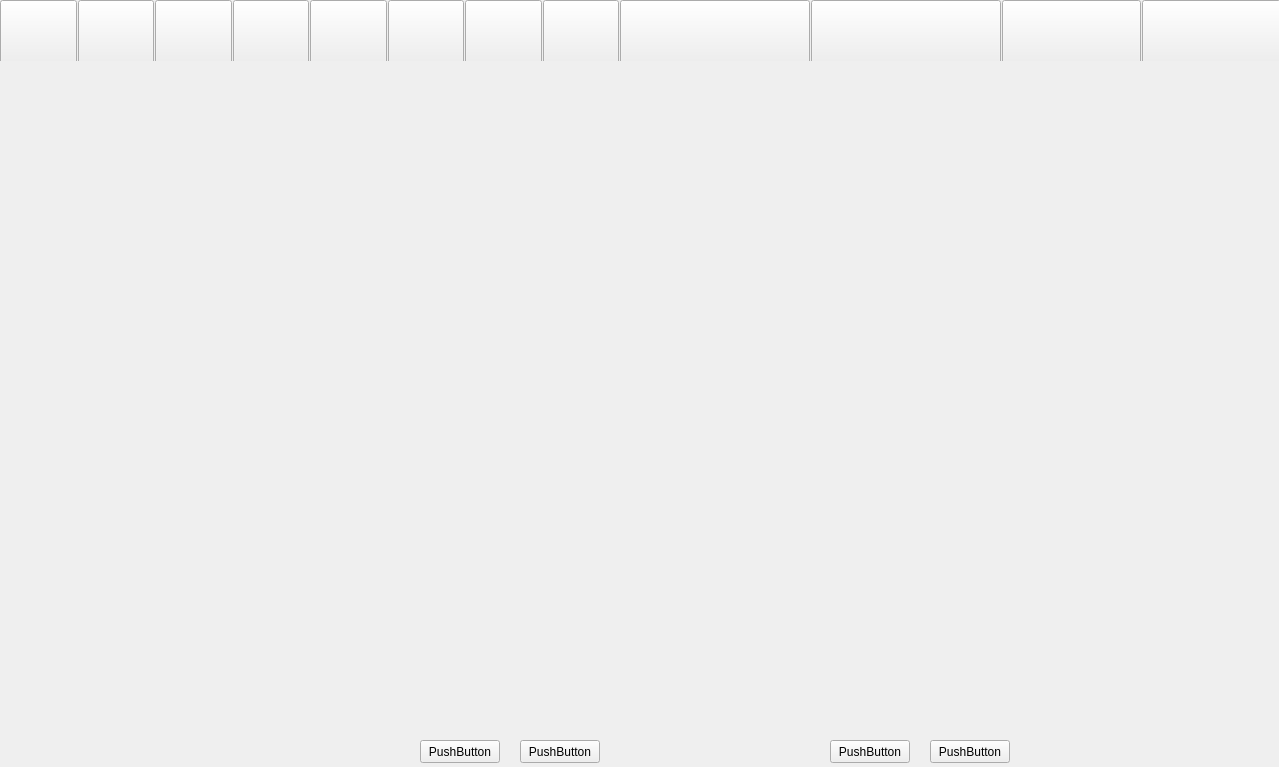
<?xml version="1.0" encoding="UTF-8"?>
<ui version="4.0">
 <class>editor</class>
 <widget class="QWidget" name="editor">
  <property name="geometry">
   <rect>
    <x>0</x>
    <y>0</y>
    <width>1279</width>
    <height>767</height>
   </rect>
  </property>
  <property name="minimumSize">
   <size>
    <width>64</width>
    <height>64</height>
   </size>
  </property>
  <property name="windowTitle">
   <string>Form</string>
  </property>
  <widget class="QPushButton" name="pushButton_13">
   <property name="geometry">
    <rect>
     <x>420</x>
     <y>740</y>
     <width>80</width>
     <height>23</height>
    </rect>
   </property>
   <property name="text">
    <string>PushButton</string>
   </property>
  </widget>
  <widget class="QPushButton" name="pushButton_14">
   <property name="geometry">
    <rect>
     <x>520</x>
     <y>740</y>
     <width>80</width>
     <height>23</height>
    </rect>
   </property>
   <property name="text">
    <string>PushButton</string>
   </property>
  </widget>
  <widget class="QPushButton" name="pushButton_15">
   <property name="geometry">
    <rect>
     <x>830</x>
     <y>740</y>
     <width>80</width>
     <height>23</height>
    </rect>
   </property>
   <property name="text">
    <string>PushButton</string>
   </property>
  </widget>
  <widget class="QPushButton" name="pushButton_16">
   <property name="geometry">
    <rect>
     <x>930</x>
     <y>740</y>
     <width>80</width>
     <height>23</height>
    </rect>
   </property>
   <property name="text">
    <string>PushButton</string>
   </property>
  </widget>
  <widget class="QWidget" name="">
   <property name="geometry">
    <rect>
     <x>0</x>
     <y>0</y>
     <width>1281</width>
     <height>61</height>
    </rect>
   </property>
   <layout class="QHBoxLayout" name="horizontalLayout">
    <property name="spacing">
     <number>1</number>
    </property>
    <item>
     <widget class="QPushButton" name="pushButton">
      <property name="minimumSize">
       <size>
        <width>64</width>
        <height>64</height>
       </size>
      </property>
      <property name="text">
       <string/>
      </property>
      <property name="iconSize">
       <size>
        <width>64</width>
        <height>64</height>
       </size>
      </property>
     </widget>
    </item>
    <item>
     <widget class="QPushButton" name="pushButton_2">
      <property name="minimumSize">
       <size>
        <width>64</width>
        <height>64</height>
       </size>
      </property>
      <property name="text">
       <string/>
      </property>
      <property name="iconSize">
       <size>
        <width>64</width>
        <height>64</height>
       </size>
      </property>
      <property name="shortcut">
       <string/>
      </property>
     </widget>
    </item>
    <item>
     <widget class="QPushButton" name="pushButton_3">
      <property name="minimumSize">
       <size>
        <width>64</width>
        <height>64</height>
       </size>
      </property>
      <property name="text">
       <string/>
      </property>
      <property name="iconSize">
       <size>
        <width>64</width>
        <height>64</height>
       </size>
      </property>
     </widget>
    </item>
    <item>
     <widget class="QPushButton" name="pushButton_4">
      <property name="minimumSize">
       <size>
        <width>64</width>
        <height>64</height>
       </size>
      </property>
      <property name="text">
       <string/>
      </property>
      <property name="iconSize">
       <size>
        <width>64</width>
        <height>64</height>
       </size>
      </property>
     </widget>
    </item>
    <item>
     <widget class="QPushButton" name="pushButton_5">
      <property name="minimumSize">
       <size>
        <width>64</width>
        <height>64</height>
       </size>
      </property>
      <property name="text">
       <string/>
      </property>
      <property name="iconSize">
       <size>
        <width>64</width>
        <height>64</height>
       </size>
      </property>
     </widget>
    </item>
    <item>
     <widget class="QPushButton" name="pushButton_6">
      <property name="minimumSize">
       <size>
        <width>64</width>
        <height>64</height>
       </size>
      </property>
      <property name="text">
       <string/>
      </property>
      <property name="iconSize">
       <size>
        <width>64</width>
        <height>64</height>
       </size>
      </property>
     </widget>
    </item>
    <item>
     <widget class="QPushButton" name="pushButton_7">
      <property name="minimumSize">
       <size>
        <width>64</width>
        <height>64</height>
       </size>
      </property>
      <property name="text">
       <string/>
      </property>
      <property name="iconSize">
       <size>
        <width>64</width>
        <height>64</height>
       </size>
      </property>
     </widget>
    </item>
    <item>
     <widget class="QPushButton" name="pushButton_8">
      <property name="minimumSize">
       <size>
        <width>64</width>
        <height>64</height>
       </size>
      </property>
      <property name="text">
       <string/>
      </property>
      <property name="iconSize">
       <size>
        <width>64</width>
        <height>64</height>
       </size>
      </property>
     </widget>
    </item>
    <item>
     <widget class="QPushButton" name="pushButton_9">
      <property name="minimumSize">
       <size>
        <width>190</width>
        <height>64</height>
       </size>
      </property>
      <property name="text">
       <string/>
      </property>
      <property name="iconSize">
       <size>
        <width>194</width>
        <height>64</height>
       </size>
      </property>
     </widget>
    </item>
    <item>
     <widget class="QPushButton" name="pushButton_10">
      <property name="minimumSize">
       <size>
        <width>190</width>
        <height>64</height>
       </size>
      </property>
      <property name="text">
       <string/>
      </property>
      <property name="iconSize">
       <size>
        <width>194</width>
        <height>64</height>
       </size>
      </property>
     </widget>
    </item>
    <item>
     <widget class="QPushButton" name="pushButton_11">
      <property name="minimumSize">
       <size>
        <width>139</width>
        <height>64</height>
       </size>
      </property>
      <property name="text">
       <string/>
      </property>
      <property name="iconSize">
       <size>
        <width>139</width>
        <height>64</height>
       </size>
      </property>
     </widget>
    </item>
    <item>
     <widget class="QPushButton" name="pushButton_12">
      <property name="minimumSize">
       <size>
        <width>139</width>
        <height>64</height>
       </size>
      </property>
      <property name="text">
       <string/>
      </property>
      <property name="iconSize">
       <size>
        <width>139</width>
        <height>64</height>
       </size>
      </property>
     </widget>
    </item>
   </layout>
  </widget>
 </widget>
 <resources/>
 <connections/>
</ui>
